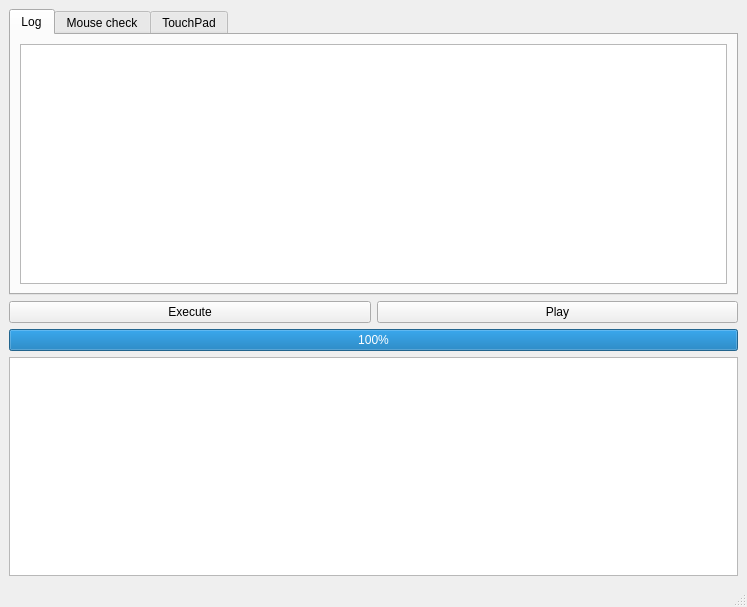
<?xml version="1.0" encoding="UTF-8"?>
<ui version="4.0">
 <class>MainWindow</class>
 <widget class="QMainWindow" name="MainWindow">
  <property name="geometry">
   <rect>
    <x>0</x>
    <y>0</y>
    <width>747</width>
    <height>607</height>
   </rect>
  </property>
  <property name="windowTitle">
   <string>MainWindow</string>
  </property>
  <widget class="QWidget" name="centralwidget">
   <layout class="QVBoxLayout" name="verticalLayout">
    <item>
     <widget class="QTabWidget" name="tabWidget">
      <property name="currentIndex">
       <number>0</number>
      </property>
      <widget class="QWidget" name="tab">
       <attribute name="title">
        <string>Log</string>
       </attribute>
       <layout class="QVBoxLayout" name="verticalLayout_4">
        <item>
         <widget class="QTextEdit" name="textEdit"/>
        </item>
       </layout>
      </widget>
      <widget class="QWidget" name="tab_2">
       <attribute name="title">
        <string>Mouse check</string>
       </attribute>
       <layout class="QVBoxLayout" name="verticalLayout_3">
        <item>
         <layout class="QHBoxLayout" name="horizontalLayout_10">
          <property name="rightMargin">
           <number>0</number>
          </property>
          <property name="bottomMargin">
           <number>0</number>
          </property>
          <item>
           <layout class="QVBoxLayout" name="verticalLayout_5">
            <property name="rightMargin">
             <number>12</number>
            </property>
            <item>
             <widget class="QLabel" name="label_EnterLeave">
              <property name="text">
               <string>Where is mouse</string>
              </property>
              <property name="alignment">
               <set>Qt::AlignCenter</set>
              </property>
             </widget>
            </item>
            <item>
             <layout class="QHBoxLayout" name="horizontalLayout_2">
              <item>
               <widget class="QLabel" name="label">
                <property name="sizePolicy">
                 <sizepolicy hsizetype="Preferred" vsizetype="Preferred">
                  <horstretch>90</horstretch>
                  <verstretch>0</verstretch>
                 </sizepolicy>
                </property>
                <property name="maximumSize">
                 <size>
                  <width>90</width>
                  <height>16777215</height>
                 </size>
                </property>
                <property name="text">
                 <string>Mouse status</string>
                </property>
               </widget>
              </item>
              <item>
               <widget class="QLineEdit" name="line_MouseStatus">
                <property name="readOnly">
                 <bool>true</bool>
                </property>
               </widget>
              </item>
             </layout>
            </item>
            <item>
             <layout class="QHBoxLayout" name="horizontalLayout_3">
              <item>
               <widget class="QLabel" name="label_2">
                <property name="sizePolicy">
                 <sizepolicy hsizetype="Preferred" vsizetype="Preferred">
                  <horstretch>90</horstretch>
                  <verstretch>0</verstretch>
                 </sizepolicy>
                </property>
                <property name="maximumSize">
                 <size>
                  <width>90</width>
                  <height>16777215</height>
                 </size>
                </property>
                <property name="text">
                 <string>Buttons pressed</string>
                </property>
               </widget>
              </item>
              <item>
               <widget class="QLineEdit" name="line_ButtonsPressed">
                <property name="readOnly">
                 <bool>true</bool>
                </property>
               </widget>
              </item>
             </layout>
            </item>
            <item>
             <layout class="QHBoxLayout" name="horizontalLayout_4">
              <item>
               <widget class="QLabel" name="label_3">
                <property name="sizePolicy">
                 <sizepolicy hsizetype="Preferred" vsizetype="Preferred">
                  <horstretch>90</horstretch>
                  <verstretch>0</verstretch>
                 </sizepolicy>
                </property>
                <property name="maximumSize">
                 <size>
                  <width>90</width>
                  <height>16777215</height>
                 </size>
                </property>
                <property name="text">
                 <string>Local X</string>
                </property>
               </widget>
              </item>
              <item>
               <widget class="QLineEdit" name="line_LocalX">
                <property name="readOnly">
                 <bool>true</bool>
                </property>
               </widget>
              </item>
             </layout>
            </item>
            <item>
             <layout class="QHBoxLayout" name="horizontalLayout_5">
              <item>
               <widget class="QLabel" name="label_4">
                <property name="sizePolicy">
                 <sizepolicy hsizetype="Preferred" vsizetype="Preferred">
                  <horstretch>90</horstretch>
                  <verstretch>0</verstretch>
                 </sizepolicy>
                </property>
                <property name="maximumSize">
                 <size>
                  <width>90</width>
                  <height>16777215</height>
                 </size>
                </property>
                <property name="text">
                 <string>Local Y</string>
                </property>
               </widget>
              </item>
              <item>
               <widget class="QLineEdit" name="line_LocalY">
                <property name="readOnly">
                 <bool>true</bool>
                </property>
               </widget>
              </item>
             </layout>
            </item>
            <item>
             <layout class="QHBoxLayout" name="horizontalLayout_6">
              <item>
               <widget class="QLabel" name="label_5">
                <property name="sizePolicy">
                 <sizepolicy hsizetype="Preferred" vsizetype="Preferred">
                  <horstretch>90</horstretch>
                  <verstretch>0</verstretch>
                 </sizepolicy>
                </property>
                <property name="maximumSize">
                 <size>
                  <width>90</width>
                  <height>16777215</height>
                 </size>
                </property>
                <property name="text">
                 <string>Global X</string>
                </property>
               </widget>
              </item>
              <item>
               <widget class="QLineEdit" name="line_GlobalX">
                <property name="readOnly">
                 <bool>true</bool>
                </property>
               </widget>
              </item>
             </layout>
            </item>
            <item>
             <layout class="QHBoxLayout" name="horizontalLayout_7">
              <item>
               <widget class="QLabel" name="label_6">
                <property name="sizePolicy">
                 <sizepolicy hsizetype="Preferred" vsizetype="Preferred">
                  <horstretch>90</horstretch>
                  <verstretch>0</verstretch>
                 </sizepolicy>
                </property>
                <property name="maximumSize">
                 <size>
                  <width>90</width>
                  <height>16777215</height>
                 </size>
                </property>
                <property name="text">
                 <string>Global Y</string>
                </property>
               </widget>
              </item>
              <item>
               <widget class="QLineEdit" name="line_GlobalY">
                <property name="readOnly">
                 <bool>true</bool>
                </property>
               </widget>
              </item>
             </layout>
            </item>
            <item>
             <layout class="QHBoxLayout" name="horizontalLayout_8">
              <item>
               <widget class="QLabel" name="label_7">
                <property name="sizePolicy">
                 <sizepolicy hsizetype="Preferred" vsizetype="Preferred">
                  <horstretch>90</horstretch>
                  <verstretch>0</verstretch>
                 </sizepolicy>
                </property>
                <property name="maximumSize">
                 <size>
                  <width>90</width>
                  <height>16777215</height>
                 </size>
                </property>
                <property name="text">
                 <string>Modifiers</string>
                </property>
               </widget>
              </item>
              <item>
               <widget class="QLineEdit" name="line_Modifiers">
                <property name="readOnly">
                 <bool>true</bool>
                </property>
               </widget>
              </item>
             </layout>
            </item>
            <item>
             <layout class="QHBoxLayout" name="horizontalLayout_9">
              <property name="bottomMargin">
               <number>0</number>
              </property>
              <item>
               <widget class="QLabel" name="label_8">
                <property name="sizePolicy">
                 <sizepolicy hsizetype="Preferred" vsizetype="Preferred">
                  <horstretch>90</horstretch>
                  <verstretch>0</verstretch>
                 </sizepolicy>
                </property>
                <property name="maximumSize">
                 <size>
                  <width>90</width>
                  <height>16777215</height>
                 </size>
                </property>
                <property name="text">
                 <string>Wheel angle</string>
                </property>
               </widget>
              </item>
              <item>
               <widget class="QLineEdit" name="line_WheelAngle"/>
              </item>
             </layout>
            </item>
           </layout>
          </item>
          <item>
           <layout class="QVBoxLayout" name="verticalLayout_2">
            <property name="rightMargin">
             <number>0</number>
            </property>
            <property name="bottomMargin">
             <number>0</number>
            </property>
            <item>
             <layout class="QHBoxLayout" name="horizontalLayout_11">
              <property name="rightMargin">
               <number>11</number>
              </property>
              <property name="bottomMargin">
               <number>20</number>
              </property>
              <item>
               <widget class="QLabel" name="label_9">
                <property name="text">
                 <string>Window width</string>
                </property>
               </widget>
              </item>
              <item>
               <widget class="QLineEdit" name="line_WindowWidth"/>
              </item>
             </layout>
            </item>
            <item>
             <layout class="QHBoxLayout" name="horizontalLayout_12">
              <item>
               <widget class="QLabel" name="label_10">
                <property name="text">
                 <string>Window height</string>
                </property>
               </widget>
              </item>
              <item>
               <widget class="QLineEdit" name="line_WindowHeight"/>
              </item>
             </layout>
            </item>
           </layout>
          </item>
         </layout>
        </item>
       </layout>
      </widget>
      <widget class="QWidget" name="tab_3">
       <attribute name="title">
        <string>TouchPad</string>
       </attribute>
       <widget class="QPushButton" name="Button_OpenTouchForm">
        <property name="geometry">
         <rect>
          <x>20</x>
          <y>10</y>
          <width>171</width>
          <height>18</height>
         </rect>
        </property>
        <property name="text">
         <string>Open Touch Form</string>
        </property>
       </widget>
      </widget>
     </widget>
    </item>
    <item>
     <layout class="QHBoxLayout" name="horizontalLayout">
      <property name="bottomMargin">
       <number>0</number>
      </property>
      <item>
       <widget class="QPushButton" name="pushButton_exe">
        <property name="text">
         <string>Execute</string>
        </property>
       </widget>
      </item>
      <item>
       <widget class="QPushButton" name="pushButton_play">
        <property name="text">
         <string>Play</string>
        </property>
       </widget>
      </item>
     </layout>
    </item>
    <item>
     <widget class="QProgressBar" name="progressBar">
      <property name="value">
       <number>100</number>
      </property>
     </widget>
    </item>
    <item>
     <widget class="QTableView" name="tableView"/>
    </item>
   </layout>
  </widget>
  <widget class="QMenuBar" name="menubar">
   <property name="geometry">
    <rect>
     <x>0</x>
     <y>0</y>
     <width>747</width>
     <height>21</height>
    </rect>
   </property>
  </widget>
  <widget class="QStatusBar" name="statusbar"/>
 </widget>
 <resources/>
 <connections/>
</ui>
